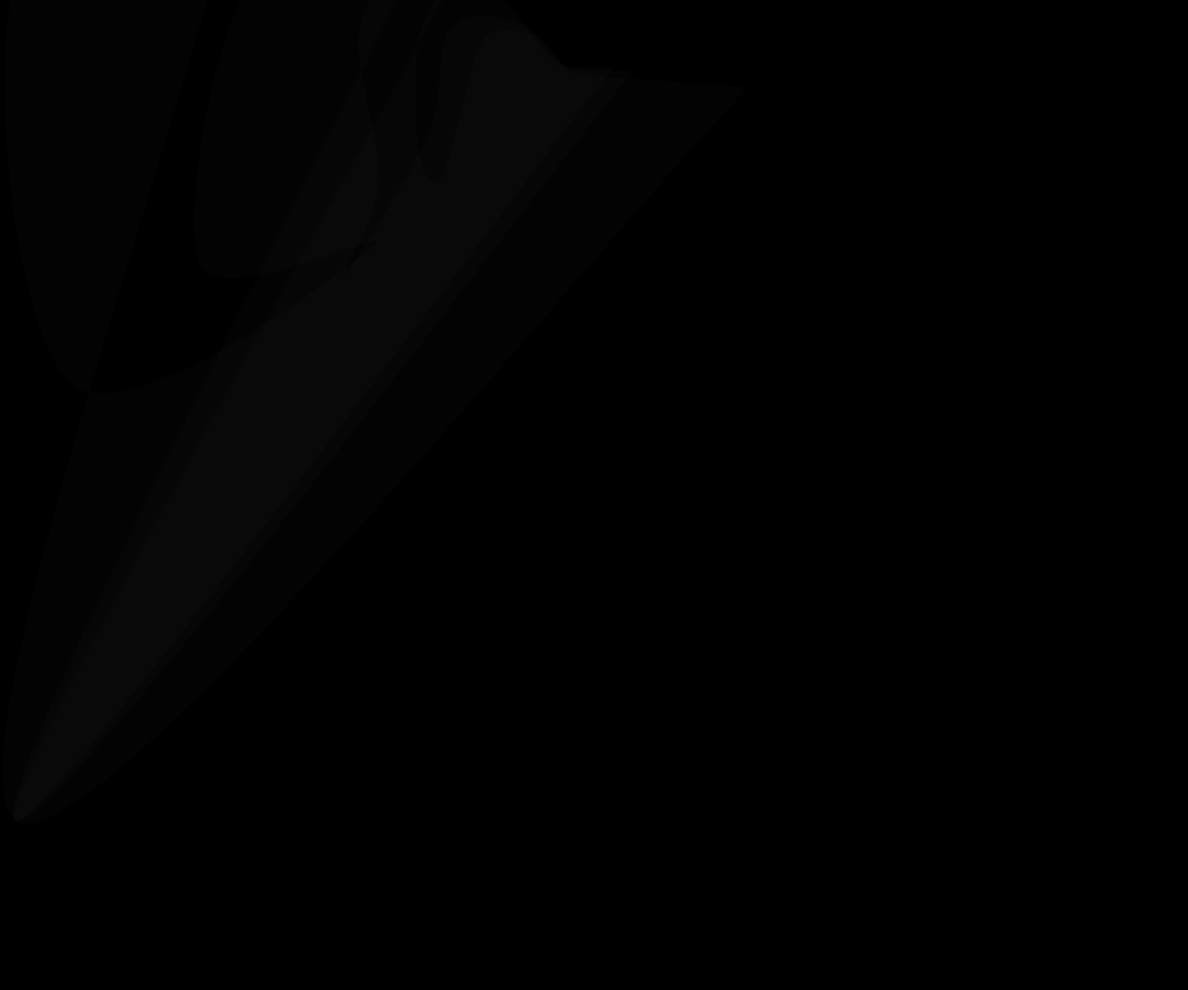
Frame 1 (no input)
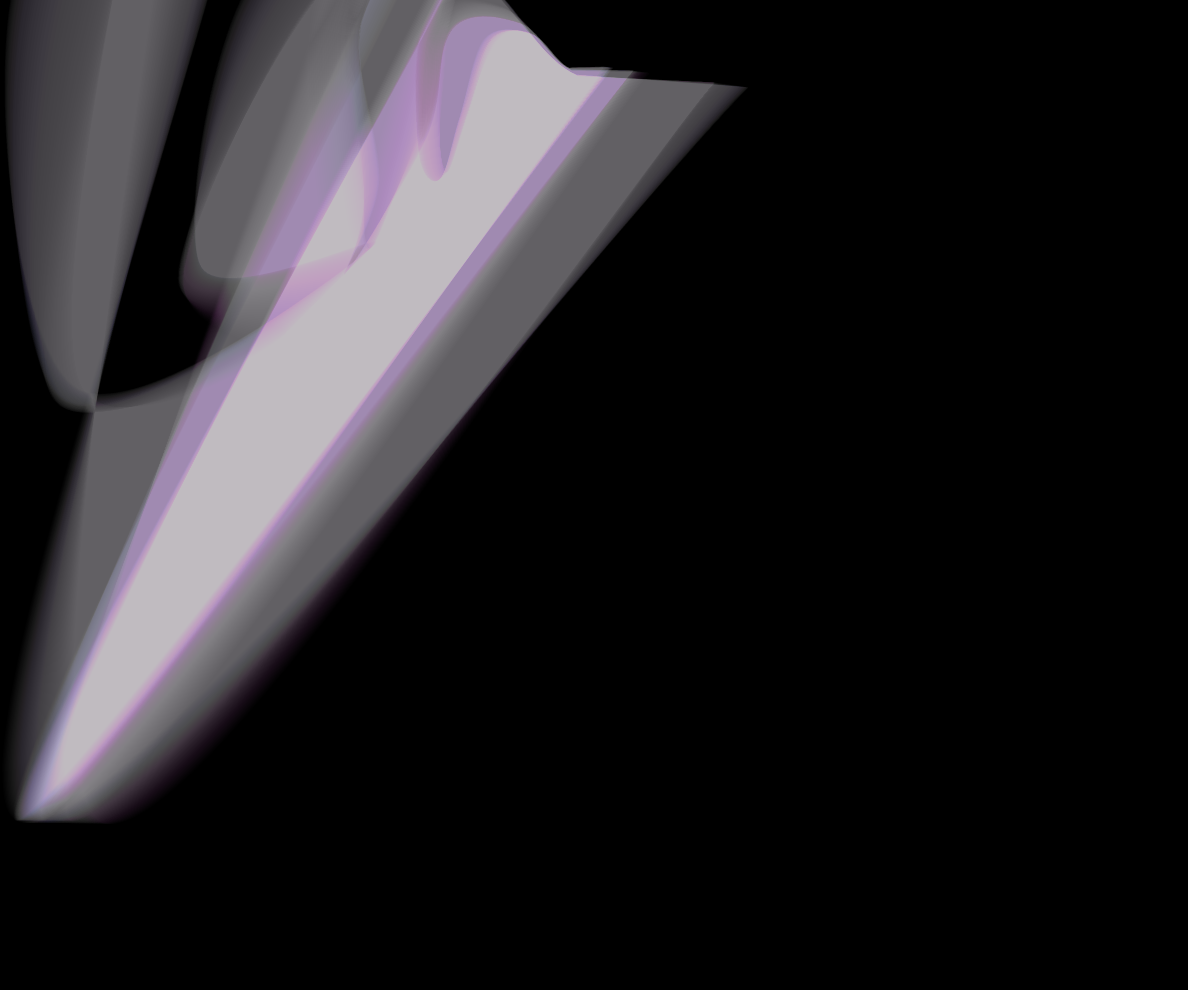
Frame 60 (no input)
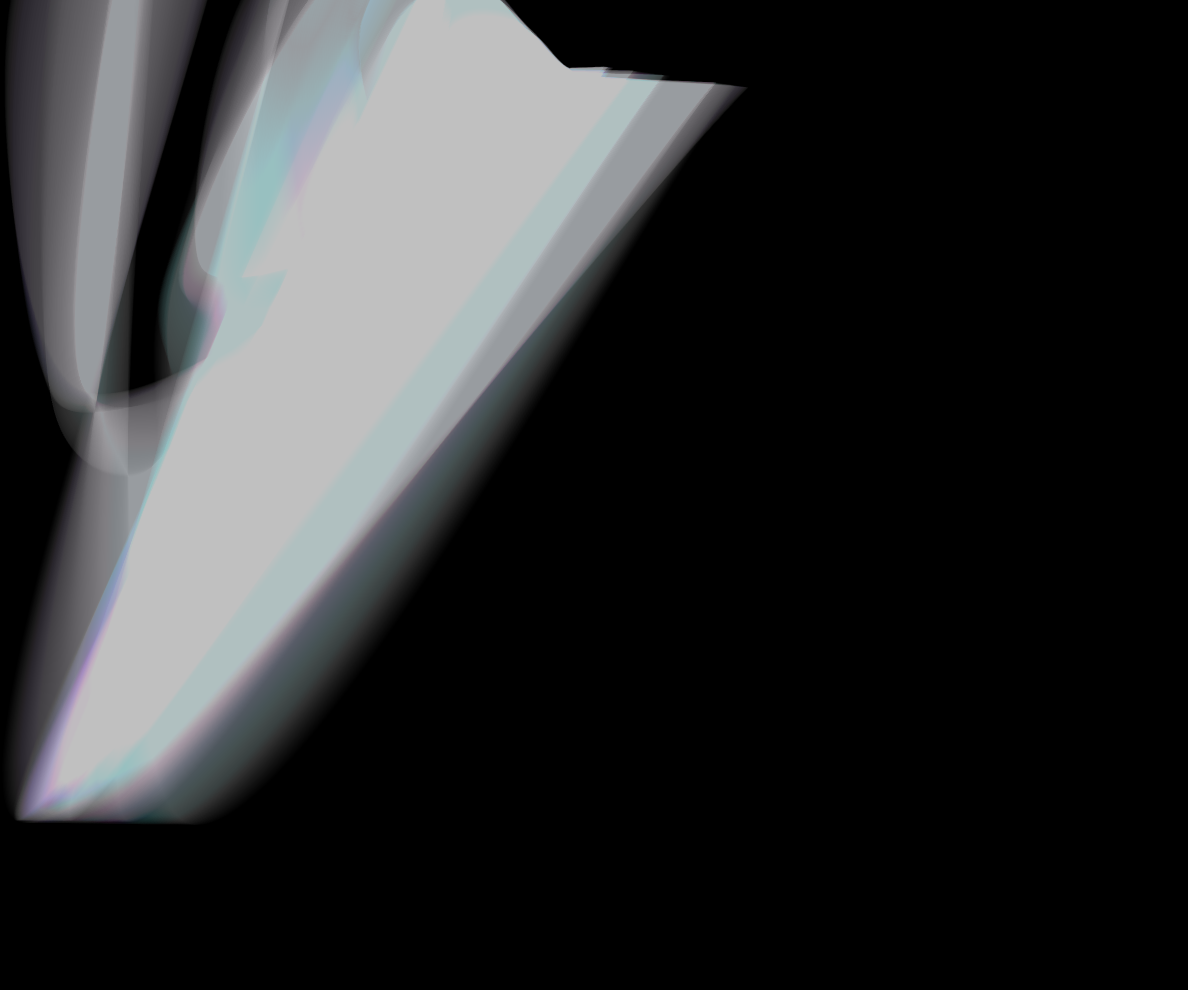
Frame 120 (the mouse pressed at the canvas centre since frame 60)

The p5.js sketch that drew these frames (run headless with seeded random() and noise() and a simulated clock; from frame 60 on, the mouse is pressed at the canvas centre):

// p5.js sketch
// ── sketch.js

t = 0.0;
let fart;
let art;

function setup() {
  pixelDensity();
  createCanvas(windowWidth * 0.99, windowHeight * 0.99);
  background(0);
  art = createGraphics(windowWidth / 2, windowHeight / 2);
  fart = createGraphics(windowWidth * 0.8, windowHeight * 0.8);
}
function draw() {
  colorMode(RGB);
  blendMode(SCREEN);
  strokeWeight(0.01);
  stroke(0);
  t += 0.003;
  //drawingContext.filter = "drop-shadow(6 8 9Q#0400)";
  //drawingContext.setLineDash([1, 50, 1]);
  //translate(100, 200)
  //shearY(10)
  //shearX(280)
  for (i = 3; i; i--) {
    beginShape();
    for (r = -1; r < TAU; r += 0.9)
      art.curveVertex(
        sin(r * 1) ^
          ((D =
            -noise(cos(r - 5), i - 99.9, t*2) * i * 25 * sin(r / 3) * 10 + 5) +
            560),
        cos(r + 9) * -D + 60
      );
    let arr = 355 * noise(t * 3);
    let g = 355 * noise(t * 4);
    let b = 355 * noise(t * 1.6);
    let z = 4 * noise(t + 420);
    fill(arr, g, b, z);
    //t = t + 0.0001;
    fart.curveVertex(
      cos(r - 4) *
        ((((D = sin(r * 9)), i + 9.99, t) / 2) * i * 30 * -cos(r + 6) * 12 +
          5 -
          20),
      -sin(r * 8) * -D + 820
    );
    endShape(CLOSE);

    if (frameCount % 1000 == 0) {
      background(0);
    }
  }
}

function windowResized() {
  resizeCanvas(windowWidth, windowHeight);
  background(0);
}
